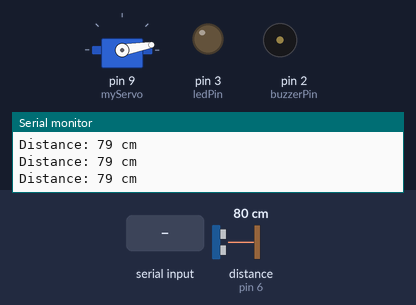
The sketch below on a simulated Arduino Uno, built with avr-gcc and run on an emulated ATmega328P. On the bench: servo, output pins drawn as LEDs (lit = HIGH), buzzer (waves = sounding, pin HIGH), the last lines printed to the serial monitor. Wiring (inferred from the names in the program): ultrasonic range finder: trigger pin 7; echo pin 6. The inputs (shaded band) are chosen by the test bench; at power-on: distance to the obstacle (sensor on pin 6) 80 cm. The echo pulse lasts 58.3 µs per cm; pins used as bus, display or sensor lines are not drawn.

Above: at 1.2 s.
1.3 s: "90,45,200\n" received over Serial
At 2.6 s:
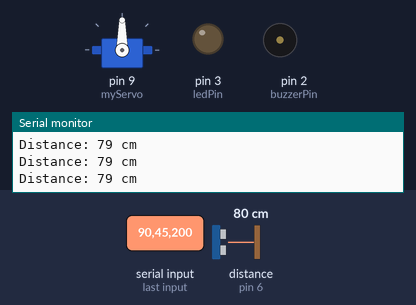
2.9 s: "30,150,10\n" received over Serial
At 4.2 s:
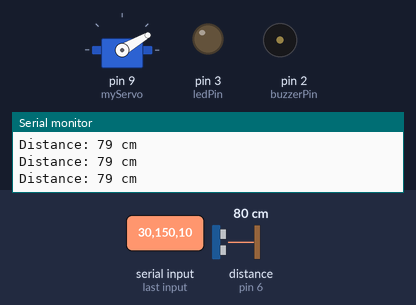
7.5 s: "90,45\n" received over Serial
At 8.4 s:
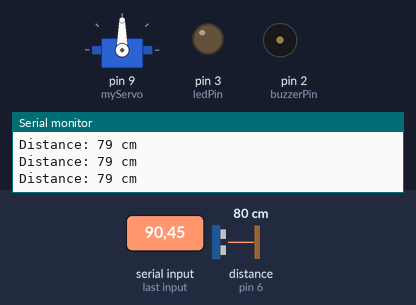
9.1 s: "30,150\n" received over Serial
At 10.0 s:
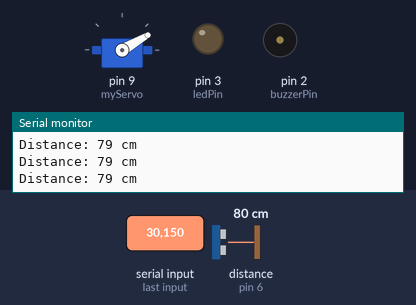
Timing chart, 0 to 12.1 s (numbered marks = the images above; inputs shaded):
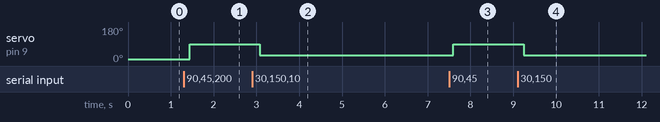

Measured:
- after the input at 1.3 s, servo on pin 9 (myServo): 10° → 90° after 0.14 s
- after the input at 2.9 s, servo on pin 9 (myServo): 90° → 30° after 0.18 s
- after the input at 7.5 s, servo on pin 9 (myServo): 30° → 90° after 0.10 s
- after the input at 9.1 s, servo on pin 9 (myServo): 90° → 30° after 0.15 s

The sketch:

arduino.ino
```cpp
#include <Servo.h>

Servo myServo;

const int trigPin = 7;
const int echoPin = 6;
const int buzzerPin = 2;
const int ledPin = 3;

long duration;
int distance;


bool buzzerEnabled = false;

void setup() {
  Serial.begin(9600);
  myServo.attach(9);
  myServo.write(10);  // initial position

  pinMode(trigPin, OUTPUT);
  pinMode(echoPin, INPUT);
  pinMode(buzzerPin, OUTPUT);
  pinMode(ledPin, OUTPUT);
}

void loop() {
  // Continuously measure and print distance
  distance = getDistance();

  Serial.print("Distance: ");
  Serial.print(distance);
  Serial.println(" cm");

  if (buzzerEnabled) {
    if (distance > 0 && distance < 10) {
      digitalWrite(buzzerPin, HIGH);
      digitalWrite(ledPin, HIGH);    // turn LED on
    } else {
      digitalWrite(buzzerPin, LOW);
      digitalWrite(ledPin, LOW);     // turn LED off
    }
  } else {
    digitalWrite(buzzerPin, LOW); // always off when disabled
    digitalWrite(ledPin, LOW);       // LED off
  }

  delay(200);  // adjust delay as needed
}

// Called automatically when serial data arrives
void serialEvent() {
  while (Serial.available()) {
    String input = Serial.readStringUntil('\n');
    input.trim(); // remove trailing newline and whitespace

    // Control servo
    if (input.toInt() >= 10 && input.toInt() <= 170) {
      int pos = input.toInt();
      myServo.write(pos);
      Serial.print("Moved to: ");
      Serial.println(pos);
    }

    // Control buzzer
    else if (input == "TURN_BUZZER_ON") {
      buzzerEnabled = true;
      Serial.println("Buzzer Enabled");
    } else if (input == "TURN_BUZZER_OFF") {
      buzzerEnabled = false;
      digitalWrite(buzzerPin, LOW); // immediately turn off
      Serial.println("Buzzer Disabled");
    }
  }
}

int getDistance() {
  // Trigger ultrasonic sensor
  digitalWrite(trigPin, LOW);
  delayMicroseconds(2);

  digitalWrite(trigPin, HIGH);
  delayMicroseconds(10);
  digitalWrite(trigPin, LOW);

  // Read the echo pulse duration
  duration = pulseIn(echoPin, HIGH);

  // Calculate distance in cm
  distance = duration * 0.034 / 2;

  return distance;
}
```
